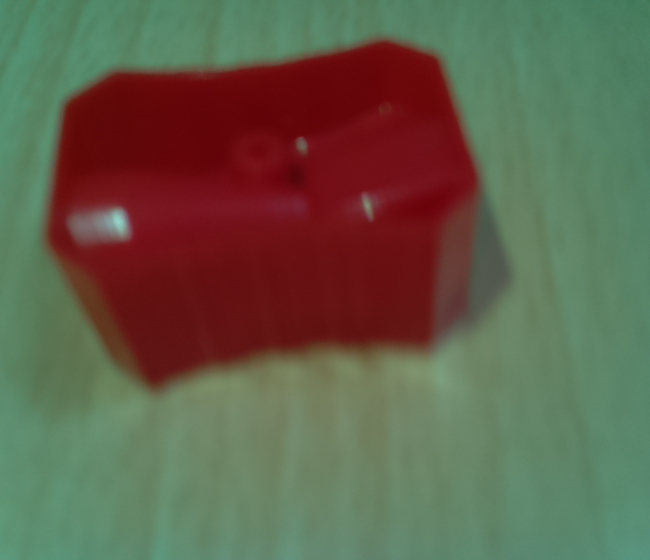
#> input picture home/pi/Advanced Codes/test4.jpg, 650 x 560 px
$ python color_detection.py   (Python 2 division)
#> lines starting #> are read from the running program, lines starting #| are printed output that depends on the picture; after the words box and inside, x2 and y2 are one past the last pixel; in counts of white or black regions, pixels touching at a corner belong together
import numpy as np
import cv2

image_input = cv2.imread("test4.jpg")
#> image_input is the input picture: shape (560, 650, 3); mean B, G, R 75.5, 95.4, 99.3
image_height, image_width, image_depth = image_input.shape
#> image_height = 560; image_width = 650; image_depth = 3
content_total = image_height*image_width
#> content_total = 364000

print"TOTAL PIXELS:"
print content_total
#| 364000

cv2.imshow("Input Image", image_input)

print " RGB PIXELS RESPECTIELY:"

#RED MASKING

mask_red = cv2.inRange(image_input, np.array([0,0,10]), np.array([80,80,255]))
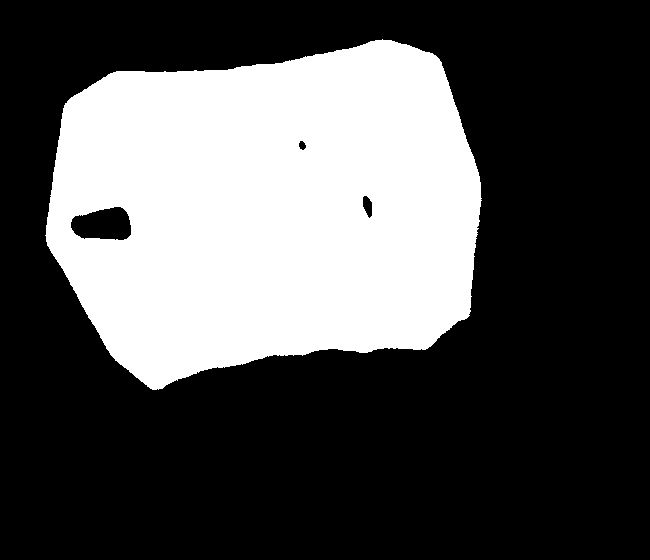
#> mask_red: shape (560, 650); 32.2% white; 1 white region, box (x1, y1, x2, y2) and area: (45, 39, 482, 390) 117342
content_red = cv2.countNonZero(mask_red)
#> content_red = 117342

print(content_red)
#| 117342

cv2.imshow("red masked image", mask_red)
#cv2.waitKey(0)


#GREEN MASKING

mask_green = cv2.inRange(image_input, np.array([0,10,0]), np.array([80,255,80]))
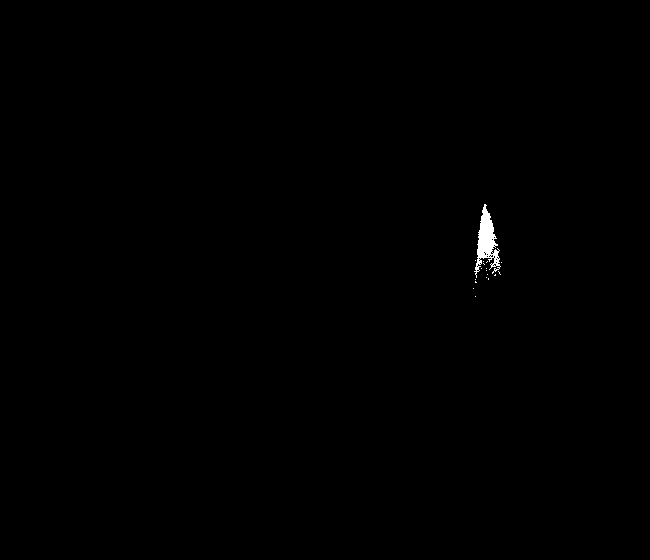
#> mask_green: shape (560, 650); 0.24% white; 18 white regions (17 under 20 px), largest, box (x1, y1, x2, y2) and area: (474, 204, 501, 278) 846
content_green = cv2.countNonZero(mask_green)
#> content_green = 873

print(content_green)
#| 873

cv2.imshow("green masked image", mask_green)
#cv2.waitKey(0)


#BLUE MASKING

mask_blue = cv2.inRange(image_input, np.array([10,0,0]), np.array([255,80,80]))
#> mask_blue: shape (560, 650); every value is 0
content_blue = cv2.countNonZero(mask_blue)
#> content_blue = 0

print(content_blue)
#| 0

cv2.imshow("Blue masked image", mask_blue)
#cv2.waitKey(0)


#CALCULATIONS
red_percent = (content_red * 100)/content_total
#> red_percent = 32

green_percent = (content_green * 100)/content_total
#> green_percent = 0

blue_percent = (content_blue * 100)/content_total
#> blue_percent = 0


#percentages

print"Red = "
print red_percent
#| 32

print"Green = "
print green_percent
#| 0

print"Blue = "
print blue_percent
#| 0


if red_percent > green_percent and red_percent > blue_percent:
    print("The object is red")

if green_percent > red_percent and green_percent > blue_percent:
    print("The object is green")

if blue_percent > green_percent and red_percent < blue_percent:
    print("The object is blue")


cv2.waitKey(0)

$ run again, with home/pi/Advanced Codes/test1.jpg copied over home/pi/Advanced Codes/test4.jpg
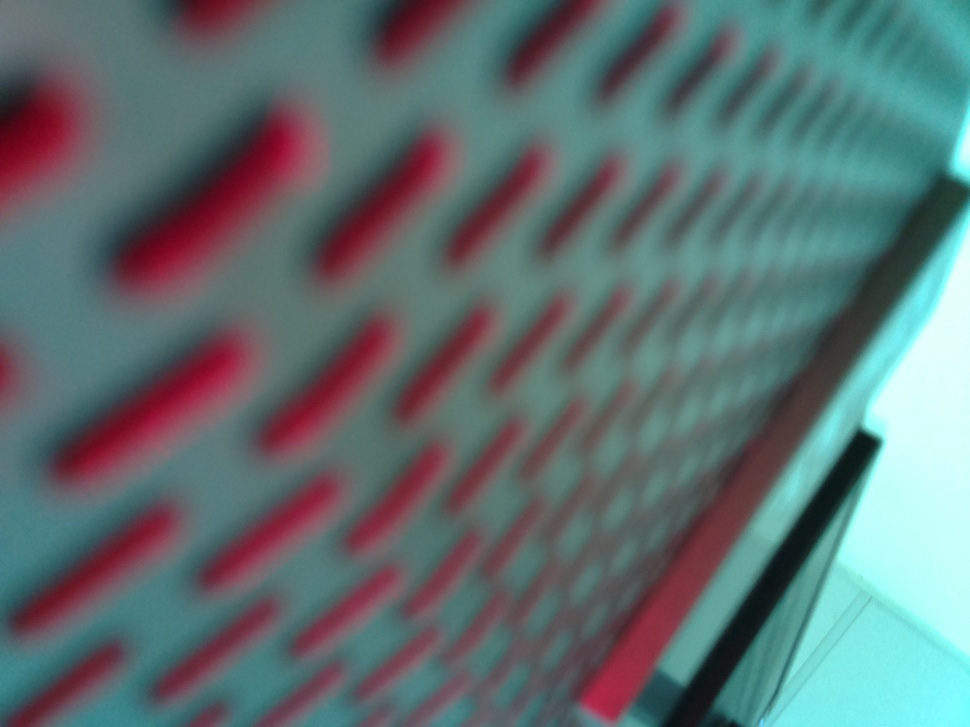
#> input picture home/pi/Advanced Codes/test1.jpg, 970 x 727 px, shrunk from 2592 x 1944 before the run
#> image_input is the input picture: shape (727, 970, 3); mean B, G, R 113.4, 112, 95.7
#| 705190
#> `mask_red = cv2.inRange(image_input, np.array([0,0,10]), np.array([80,8..`:
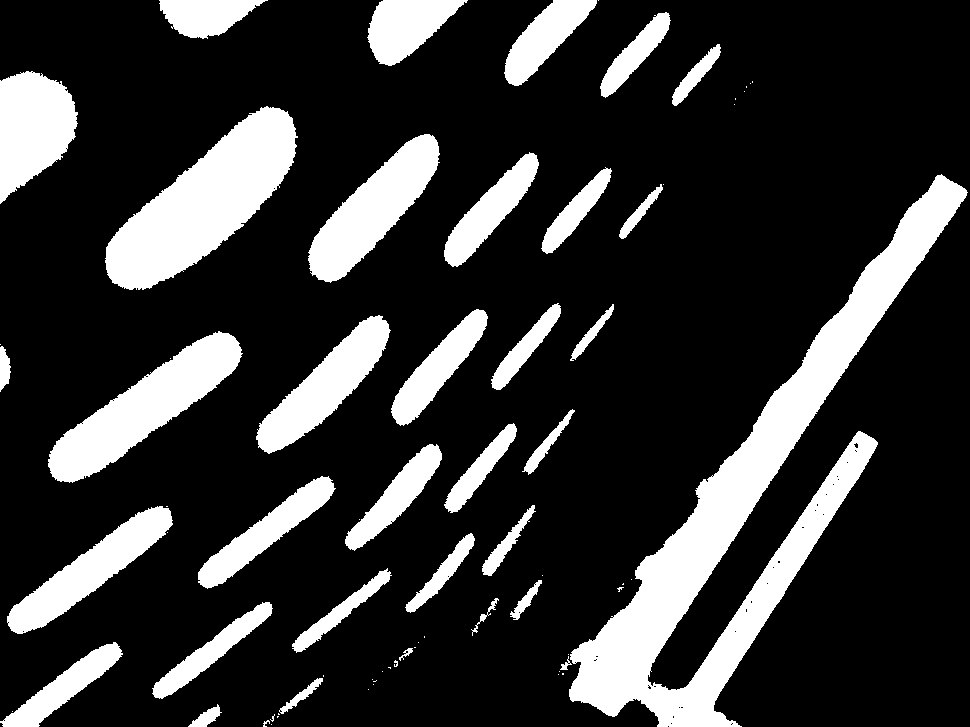
#> mask_red: shape (727, 970); 20.5% white; 72 white regions (37 under 20 px), largest, box (x1, y1, x2, y2) and area: (569, 174, 968, 727) 42373, (105, 106, 298, 290) 16382, (48, 331, 243, 483) 10569
#> content_red = 144653
#| 144653
#> mask_green: shape (727, 970); 7.9% white; 101 white regions (75 under 20 px), largest, box (x1, y1, x2, y2) and area: (600, 174, 969, 649) 17068, (637, 430, 878, 727) 11727, (105, 106, 272, 277) 6432
#> content_green = 55789
#| 55789
#> `mask_blue = cv2.inRange(image_input, np.array([10,0,0]), np.array([255..`:
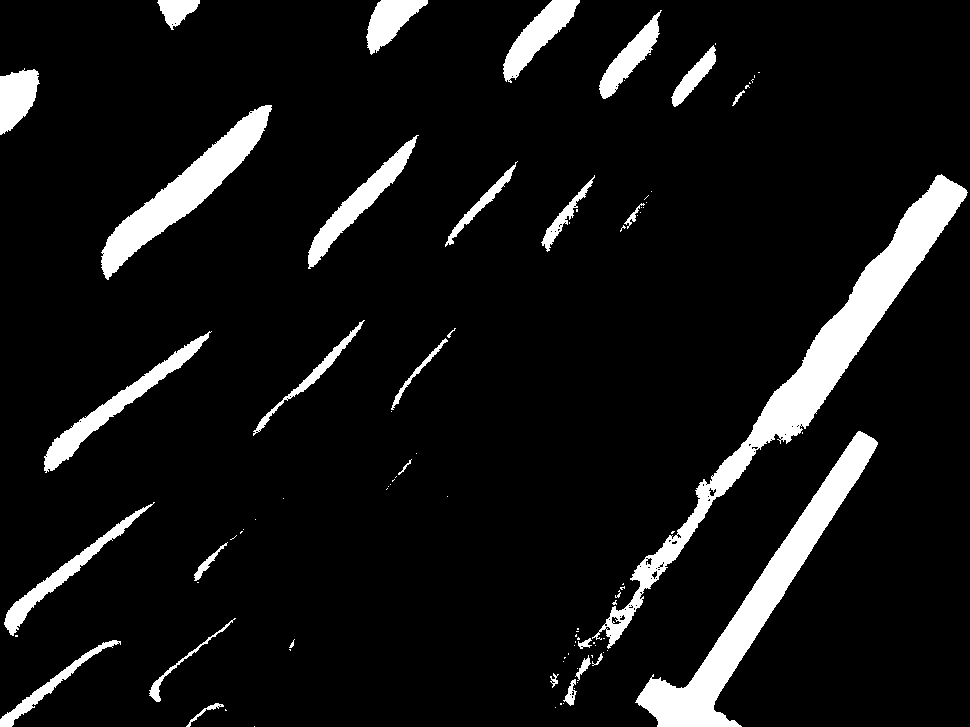
#> mask_blue: shape (727, 970); 8.3% white; 93 white regions (63 under 20 px), largest, box (x1, y1, x2, y2) and area: (592, 174, 968, 649) 16796, (635, 431, 878, 727) 11808, (101, 105, 272, 280) 6913
#> content_blue = 58770
#| 58770
#> red_percent = 20
#> green_percent = 7
#> blue_percent = 8
#| 20
#| 7
#| 8

$ run again, with home/pi/Advanced Codes/test10.jpg copied over home/pi/Advanced Codes/test4.jpg
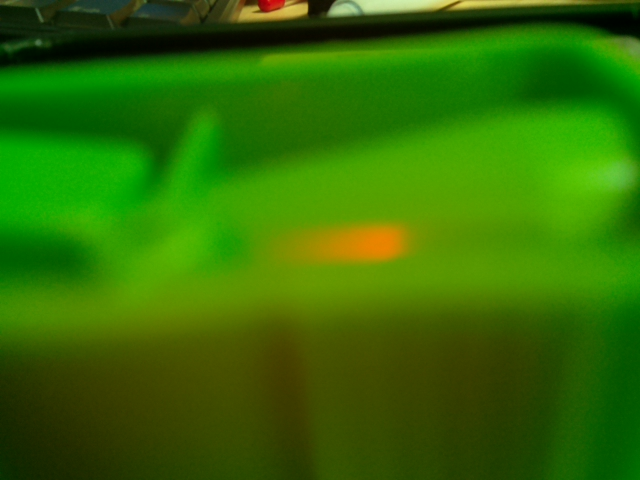
#> input picture home/pi/Advanced Codes/test10.jpg, 640 x 480 px
#> image_input is the input picture: shape (480, 640, 3); mean B, G, R 2, 109.6, 49.5
#| 307200
#> `mask_red = cv2.inRange(image_input, np.array([0,0,10]), np.array([80,8..`:
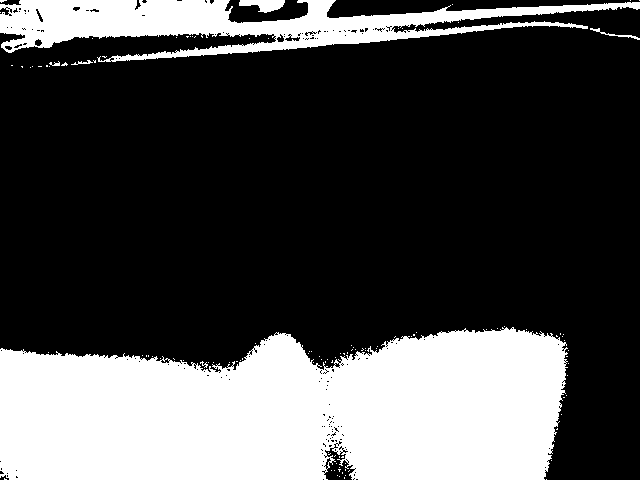
#> mask_red: shape (480, 640); 29.4% white; 112 white regions (105 under 20 px), largest, box (x1, y1, x2, y2) and area: (0, 327, 568, 480) 72504, (0, 0, 640, 62) 16901, (239, 0, 285, 13) 377
#> content_red = 90180
#| 90180
#> mask_green: shape (480, 640); 84.4% white; 183 black regions (167 under 20 px), largest, box (x1, y1, x2, y2) and area: (63, 167, 517, 339) 38188, (327, 0, 602, 17) 2668, (555, 159, 632, 200) 2000
#> content_green = 259343
#| 259343
#> `mask_blue = cv2.inRange(image_input, np.array([10,0,0]), np.array([255..`:
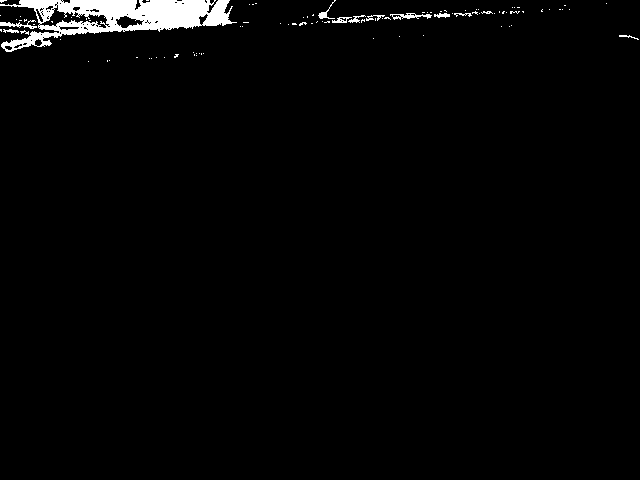
#> mask_blue: shape (480, 640); 2% white; 97 white regions (84 under 20 px), largest, box (x1, y1, x2, y2) and area: (0, 0, 237, 52) 5319, (390, 13, 432, 20) 135, (0, 20, 37, 29) 121
#> content_blue = 6258
#| 6258
#> red_percent = 29
#> green_percent = 84
#> blue_percent = 2
#| 29
#| 84
#| 2

$ run again, with home/pi/Advanced Codes/test2.jpg copied over home/pi/Advanced Codes/test4.jpg
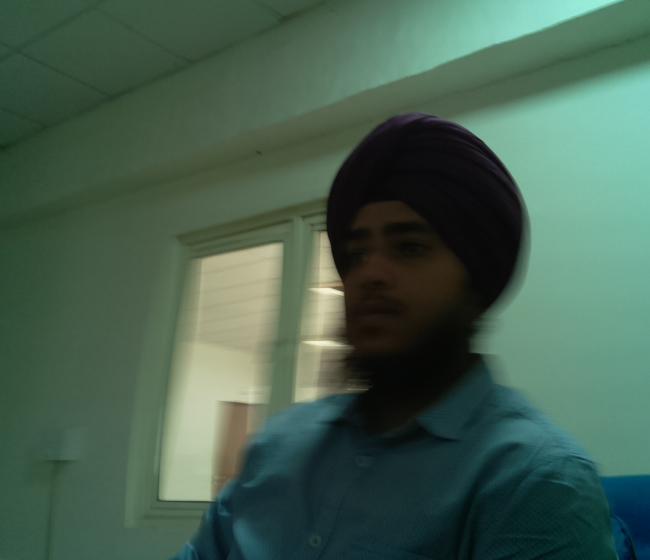
#> input picture home/pi/Advanced Codes/test2.jpg, 650 x 560 px
#> image_input is the input picture: shape (560, 650, 3); mean B, G, R 79.9, 96.1, 69.9
#| 364000
#> `mask_red = cv2.inRange(image_input, np.array([0,0,10]), np.array([80,8..`:
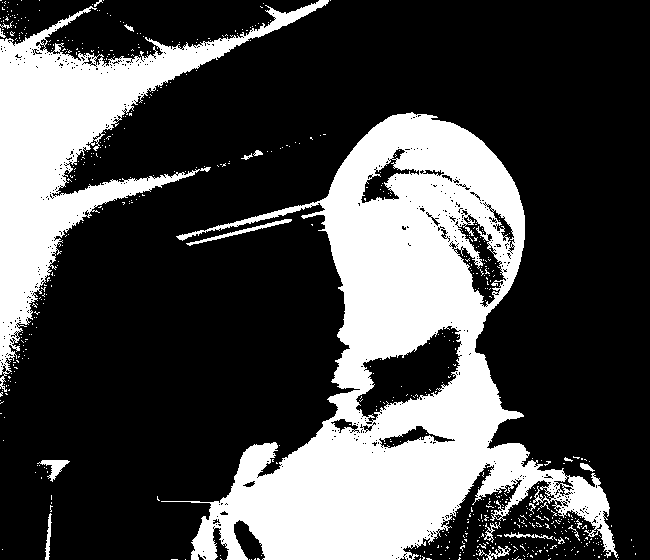
#> mask_red: shape (560, 650); 29.5% white; 647 white regions (627 under 20 px), largest, box (x1, y1, x2, y2) and area: (161, 112, 618, 560) 75940, (0, 0, 329, 392) 28589, (186, 219, 292, 246) 362
#> content_red = 107488
#| 107488
#> mask_green: shape (560, 650); 57.4% white; 468 black regions (445 under 20 px), largest, box (x1, y1, x2, y2) and area: (431, 57, 650, 505) 59146, (93, 216, 362, 560) 50756, (225, 0, 650, 136) 29957
#> content_green = 209014
#| 209014
#> `mask_blue = cv2.inRange(image_input, np.array([10,0,0]), np.array([255..`:
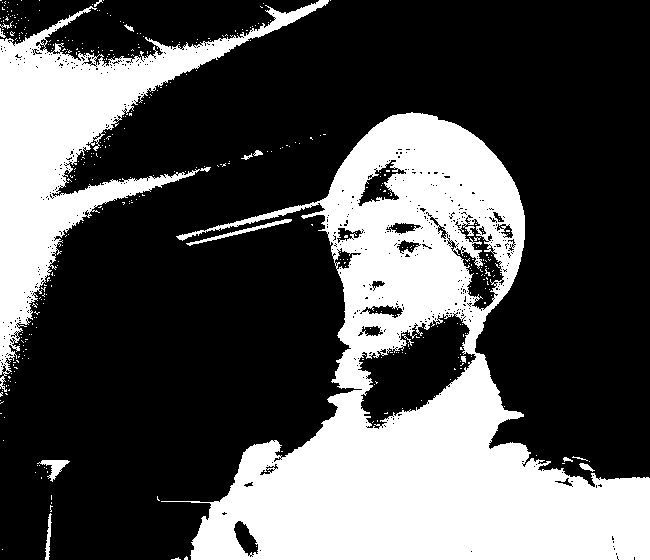
#> mask_blue: shape (560, 650); 32.5% white; 420 white regions (404 under 20 px), largest, box (x1, y1, x2, y2) and area: (161, 112, 650, 560) 87722, (0, 0, 329, 392) 28589, (186, 219, 292, 246) 362
#> content_blue = 118286
#| 118286
#> red_percent = 29
#> green_percent = 57
#> blue_percent = 32
#| 29
#| 57
#| 32
